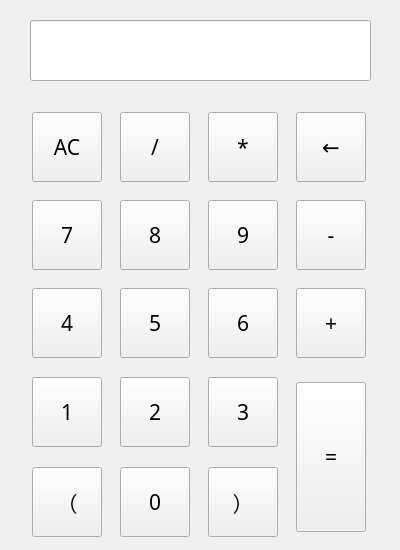
<?xml version="1.0" encoding="UTF-8"?>
<ui version="4.0">
 <class>Widget</class>
 <widget class="QWidget" name="Widget">
  <property name="geometry">
   <rect>
    <x>0</x>
    <y>0</y>
    <width>400</width>
    <height>550</height>
   </rect>
  </property>
  <property name="windowTitle">
   <string>Widget</string>
  </property>
  <widget class="QLineEdit" name="ans">
   <property name="geometry">
    <rect>
     <x>30</x>
     <y>20</y>
     <width>341</width>
     <height>61</height>
    </rect>
   </property>
  </widget>
  <widget class="QWidget" name="">
   <property name="geometry">
    <rect>
     <x>20</x>
     <y>100</y>
     <width>361</width>
     <height>451</height>
    </rect>
   </property>
   <layout class="QGridLayout" name="gridLayout">
    <item row="0" column="0">
     <widget class="QPushButton" name="buttonclear">
      <property name="minimumSize">
       <size>
        <width>70</width>
        <height>70</height>
       </size>
      </property>
      <property name="maximumSize">
       <size>
        <width>70</width>
        <height>70</height>
       </size>
      </property>
      <property name="font">
       <font>
        <family>微软雅黑</family>
        <pointsize>16</pointsize>
       </font>
      </property>
      <property name="text">
       <string>AC</string>
      </property>
     </widget>
    </item>
    <item row="0" column="1">
     <widget class="QPushButton" name="buttondiv">
      <property name="minimumSize">
       <size>
        <width>70</width>
        <height>70</height>
       </size>
      </property>
      <property name="maximumSize">
       <size>
        <width>70</width>
        <height>70</height>
       </size>
      </property>
      <property name="font">
       <font>
        <family>微软雅黑</family>
        <pointsize>16</pointsize>
       </font>
      </property>
      <property name="text">
       <string>/</string>
      </property>
     </widget>
    </item>
    <item row="0" column="2">
     <widget class="QPushButton" name="buttonmul">
      <property name="minimumSize">
       <size>
        <width>70</width>
        <height>70</height>
       </size>
      </property>
      <property name="maximumSize">
       <size>
        <width>70</width>
        <height>70</height>
       </size>
      </property>
      <property name="font">
       <font>
        <family>微软雅黑</family>
        <pointsize>16</pointsize>
       </font>
      </property>
      <property name="text">
       <string>*</string>
      </property>
     </widget>
    </item>
    <item row="0" column="3">
     <widget class="QPushButton" name="buttondel">
      <property name="minimumSize">
       <size>
        <width>70</width>
        <height>70</height>
       </size>
      </property>
      <property name="maximumSize">
       <size>
        <width>70</width>
        <height>70</height>
       </size>
      </property>
      <property name="font">
       <font>
        <family>微软雅黑</family>
        <pointsize>16</pointsize>
       </font>
      </property>
      <property name="text">
       <string>←</string>
      </property>
     </widget>
    </item>
    <item row="1" column="0">
     <widget class="QPushButton" name="button7">
      <property name="minimumSize">
       <size>
        <width>70</width>
        <height>70</height>
       </size>
      </property>
      <property name="maximumSize">
       <size>
        <width>70</width>
        <height>70</height>
       </size>
      </property>
      <property name="font">
       <font>
        <family>微软雅黑</family>
        <pointsize>16</pointsize>
       </font>
      </property>
      <property name="text">
       <string>7</string>
      </property>
     </widget>
    </item>
    <item row="1" column="1">
     <widget class="QPushButton" name="button8">
      <property name="minimumSize">
       <size>
        <width>70</width>
        <height>70</height>
       </size>
      </property>
      <property name="maximumSize">
       <size>
        <width>70</width>
        <height>70</height>
       </size>
      </property>
      <property name="font">
       <font>
        <family>微软雅黑</family>
        <pointsize>16</pointsize>
       </font>
      </property>
      <property name="text">
       <string>8</string>
      </property>
     </widget>
    </item>
    <item row="1" column="2">
     <widget class="QPushButton" name="button9">
      <property name="minimumSize">
       <size>
        <width>70</width>
        <height>70</height>
       </size>
      </property>
      <property name="maximumSize">
       <size>
        <width>70</width>
        <height>70</height>
       </size>
      </property>
      <property name="font">
       <font>
        <family>微软雅黑</family>
        <pointsize>16</pointsize>
       </font>
      </property>
      <property name="text">
       <string>9</string>
      </property>
     </widget>
    </item>
    <item row="1" column="3">
     <widget class="QPushButton" name="buttonmin">
      <property name="minimumSize">
       <size>
        <width>70</width>
        <height>70</height>
       </size>
      </property>
      <property name="maximumSize">
       <size>
        <width>70</width>
        <height>70</height>
       </size>
      </property>
      <property name="font">
       <font>
        <family>微软雅黑</family>
        <pointsize>16</pointsize>
       </font>
      </property>
      <property name="text">
       <string>-</string>
      </property>
     </widget>
    </item>
    <item row="2" column="0">
     <widget class="QPushButton" name="button4">
      <property name="minimumSize">
       <size>
        <width>70</width>
        <height>70</height>
       </size>
      </property>
      <property name="maximumSize">
       <size>
        <width>70</width>
        <height>70</height>
       </size>
      </property>
      <property name="font">
       <font>
        <family>微软雅黑</family>
        <pointsize>16</pointsize>
       </font>
      </property>
      <property name="text">
       <string>4</string>
      </property>
     </widget>
    </item>
    <item row="2" column="1">
     <widget class="QPushButton" name="button5">
      <property name="minimumSize">
       <size>
        <width>70</width>
        <height>70</height>
       </size>
      </property>
      <property name="maximumSize">
       <size>
        <width>70</width>
        <height>70</height>
       </size>
      </property>
      <property name="font">
       <font>
        <family>微软雅黑</family>
        <pointsize>16</pointsize>
       </font>
      </property>
      <property name="text">
       <string>5</string>
      </property>
     </widget>
    </item>
    <item row="2" column="2">
     <widget class="QPushButton" name="button6">
      <property name="minimumSize">
       <size>
        <width>70</width>
        <height>70</height>
       </size>
      </property>
      <property name="maximumSize">
       <size>
        <width>70</width>
        <height>70</height>
       </size>
      </property>
      <property name="font">
       <font>
        <family>微软雅黑</family>
        <pointsize>16</pointsize>
       </font>
      </property>
      <property name="text">
       <string>6</string>
      </property>
     </widget>
    </item>
    <item row="2" column="3">
     <widget class="QPushButton" name="buttonplu">
      <property name="minimumSize">
       <size>
        <width>70</width>
        <height>70</height>
       </size>
      </property>
      <property name="maximumSize">
       <size>
        <width>70</width>
        <height>70</height>
       </size>
      </property>
      <property name="font">
       <font>
        <family>微软雅黑</family>
        <pointsize>16</pointsize>
       </font>
      </property>
      <property name="text">
       <string>+</string>
      </property>
     </widget>
    </item>
    <item row="3" column="0">
     <widget class="QPushButton" name="button1">
      <property name="minimumSize">
       <size>
        <width>70</width>
        <height>70</height>
       </size>
      </property>
      <property name="maximumSize">
       <size>
        <width>70</width>
        <height>70</height>
       </size>
      </property>
      <property name="font">
       <font>
        <family>微软雅黑</family>
        <pointsize>16</pointsize>
       </font>
      </property>
      <property name="text">
       <string>1</string>
      </property>
     </widget>
    </item>
    <item row="3" column="1">
     <widget class="QPushButton" name="button2">
      <property name="minimumSize">
       <size>
        <width>70</width>
        <height>70</height>
       </size>
      </property>
      <property name="maximumSize">
       <size>
        <width>70</width>
        <height>70</height>
       </size>
      </property>
      <property name="font">
       <font>
        <family>微软雅黑</family>
        <pointsize>16</pointsize>
       </font>
      </property>
      <property name="text">
       <string>2</string>
      </property>
     </widget>
    </item>
    <item row="3" column="2">
     <widget class="QPushButton" name="button3">
      <property name="minimumSize">
       <size>
        <width>70</width>
        <height>70</height>
       </size>
      </property>
      <property name="maximumSize">
       <size>
        <width>70</width>
        <height>70</height>
       </size>
      </property>
      <property name="font">
       <font>
        <family>微软雅黑</family>
        <pointsize>16</pointsize>
       </font>
      </property>
      <property name="text">
       <string>3</string>
      </property>
     </widget>
    </item>
    <item row="3" column="3" rowspan="2">
     <widget class="QPushButton" name="buttonequ">
      <property name="minimumSize">
       <size>
        <width>70</width>
        <height>150</height>
       </size>
      </property>
      <property name="maximumSize">
       <size>
        <width>70</width>
        <height>150</height>
       </size>
      </property>
      <property name="font">
       <font>
        <family>微软雅黑</family>
        <pointsize>16</pointsize>
       </font>
      </property>
      <property name="text">
       <string>=</string>
      </property>
     </widget>
    </item>
    <item row="4" column="0">
     <widget class="QPushButton" name="buttonleft">
      <property name="minimumSize">
       <size>
        <width>70</width>
        <height>70</height>
       </size>
      </property>
      <property name="maximumSize">
       <size>
        <width>70</width>
        <height>70</height>
       </size>
      </property>
      <property name="font">
       <font>
        <family>微软雅黑</family>
        <pointsize>16</pointsize>
       </font>
      </property>
      <property name="text">
       <string>（</string>
      </property>
     </widget>
    </item>
    <item row="4" column="1">
     <widget class="QPushButton" name="button0">
      <property name="minimumSize">
       <size>
        <width>70</width>
        <height>70</height>
       </size>
      </property>
      <property name="maximumSize">
       <size>
        <width>7</width>
        <height>70</height>
       </size>
      </property>
      <property name="font">
       <font>
        <family>微软雅黑</family>
        <pointsize>16</pointsize>
       </font>
      </property>
      <property name="text">
       <string>0</string>
      </property>
     </widget>
    </item>
    <item row="4" column="2">
     <widget class="QPushButton" name="buttonright">
      <property name="minimumSize">
       <size>
        <width>70</width>
        <height>70</height>
       </size>
      </property>
      <property name="maximumSize">
       <size>
        <width>70</width>
        <height>70</height>
       </size>
      </property>
      <property name="font">
       <font>
        <family>微软雅黑</family>
        <pointsize>16</pointsize>
       </font>
      </property>
      <property name="text">
       <string>）</string>
      </property>
     </widget>
    </item>
   </layout>
  </widget>
 </widget>
 <resources/>
 <connections/>
</ui>
